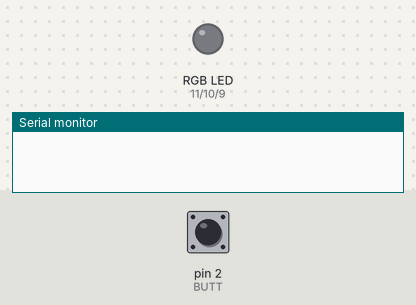
The sketch below on a simulated Arduino Uno, built with avr-gcc and run on an emulated ATmega328P. On the bench: an RGB LED mixed from three pins (HIGH = lit), the last lines printed to the serial monitor. The inputs (shaded band) are chosen by the test bench; at power-on: pin 2 (BUTT) HIGH.

Above: at 1.2 s.
1.3 s: pin 2 (BUTT) pulled LOW for 0.15 s
At 2.5 s:
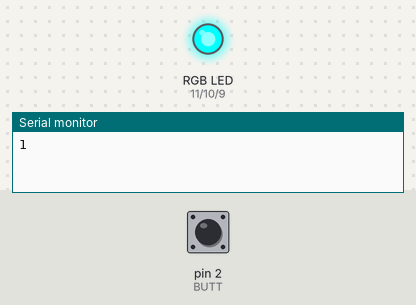
2.9 s: pin 2 (BUTT) pulled LOW for 1 s
At 3.9 s:
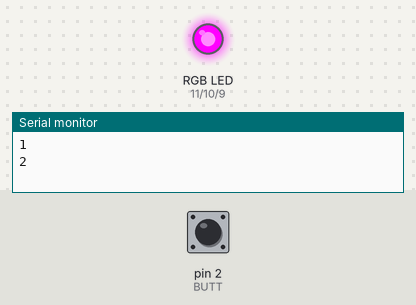
5.4 s: pin 2 (BUTT) pulled LOW for 0.15 s
At 5.8 s:
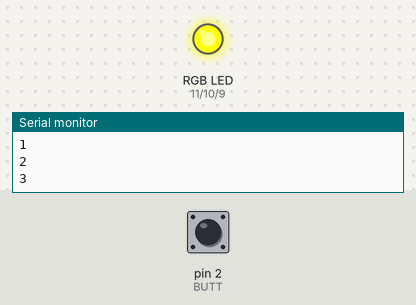
7.0 s: pin 2 (BUTT) pulled LOW for 3.2 s
At 8.2 s:
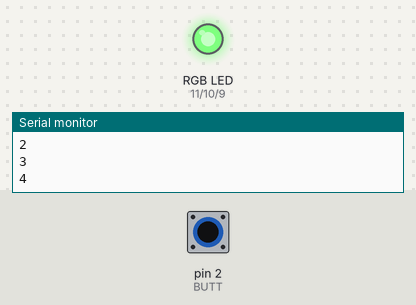
11.7 s: pin 2 (BUTT) pulled LOW for 0.15 s
At 12.9 s:
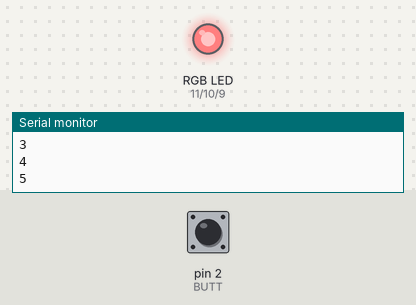
13.3 s: pin 2 (BUTT) pulled LOW for 1 s
At 14.2 s:
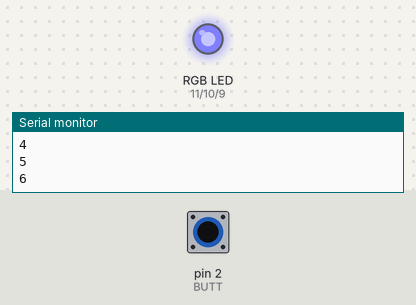
Timing chart, 0 to 16.3 s (numbered marks = the images above; inputs shaded):
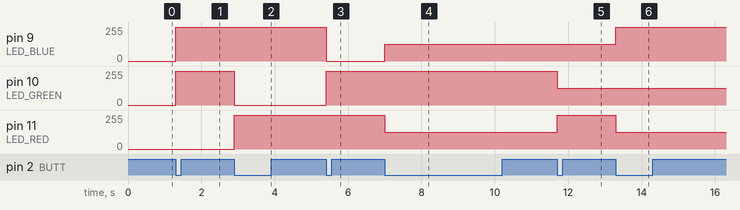

The sketch:

2.6.RGB_LED.ino
```cpp
#define LED_BLUE 9 //Пин катода синего светодиода
#define LED_GREEN 10 //Пин катода зелёного светодиода
#define LED_RED 11 //Пин катода красного светодиода

#define BUTT  2 //Пин кнопки
bool flag = false; //Флаг нажатия кнопки
byte ModeNumber = 0;

void setup() {
  pinMode(LED_BLUE, OUTPUT);
  pinMode(LED_GREEN, OUTPUT);
  pinMode(LED_RED, OUTPUT);
  pinMode(BUTT, INPUT_PULLUP);
  Serial.begin(9600);
}

void loop() {
  // Считываем интертированое (для удобства) значение состояния кнопки с внутренней подтяжкой
  bool btnState = !digitalRead(BUTT);

  // Обработка  кнопки, с устранением дребезга контактов
  if (btnState && !flag)
  {
    flag = true;
    ModeNumber++;
    //Закольцуем режиы
    if (ModeNumber > 7) {
      ModeNumber = 0;
    }
    Serial.println(ModeNumber);
  }
  if (!btnState && flag)
  {
    flag = false;
  }
  // Управление режимами цвета
  switch (ModeNumber) {
    case 0: //
      digitalWrite(LED_RED, LOW);
      digitalWrite(LED_GREEN, LOW);
      digitalWrite(LED_BLUE, LOW);
      break;
    case 1: // Красный
      digitalWrite(LED_RED, LOW);
      digitalWrite(LED_GREEN, HIGH);
      digitalWrite(LED_BLUE, HIGH);
      break;
    case 2: // Зелёный
      digitalWrite(LED_RED, HIGH);
      digitalWrite(LED_GREEN, LOW);
      digitalWrite(LED_BLUE, HIGH);
      break;
    case 3: // Синий
      digitalWrite(LED_RED, HIGH);
      digitalWrite(LED_GREEN, HIGH);
      digitalWrite(LED_BLUE, LOW);
      break;
    case 4: // Фиолетовый (Красный + Синий)
      analogWrite(LED_RED, 127);
      analogWrite(LED_GREEN, 255);
      analogWrite(LED_BLUE, 127);
      break;
    case 5: // Зеленовато-голубой
      analogWrite(LED_RED, 255);
      analogWrite(LED_GREEN, 127);
      analogWrite(LED_BLUE, 127);
      break;
    case 6: // Оранжевый
      analogWrite(LED_RED, 127);
      analogWrite(LED_GREEN, 127);
      analogWrite(LED_BLUE, 255);
      break;
    case 7: // Белый
      analogWrite(LED_RED, 170);
      analogWrite(LED_GREEN, 170);
      analogWrite(LED_BLUE, 170);
      break;
  }
}
```

Measured:
- after the input at 1.3 s, pin 9 (LED_BLUE), pin 10 (LED_GREEN): 0/255 → 255/255 at once
- after the input at 2.9 s, pin 10 (LED_GREEN): 255/255 → 0/255 at once; pin 11 (LED_RED): 0/255 → 255/255 at once
- after the input at 5.4 s, pin 9 (LED_BLUE): 255/255 → 0/255 at once; pin 10 (LED_GREEN): 0/255 → 255/255 at once
- after the input at 7.0 s, pin 9 (LED_BLUE): 0/255 → 127/255 at once; pin 11 (LED_RED): 255/255 → 127/255 at once
- after the input at 11.7 s, pin 10 (LED_GREEN): 255/255 → 127/255 at once; pin 11 (LED_RED): 127/255 → 255/255 at once
- after the input at 13.3 s, pin 9 (LED_BLUE): 127/255 → 255/255 at once; pin 11 (LED_RED): 255/255 → 127/255 at once
